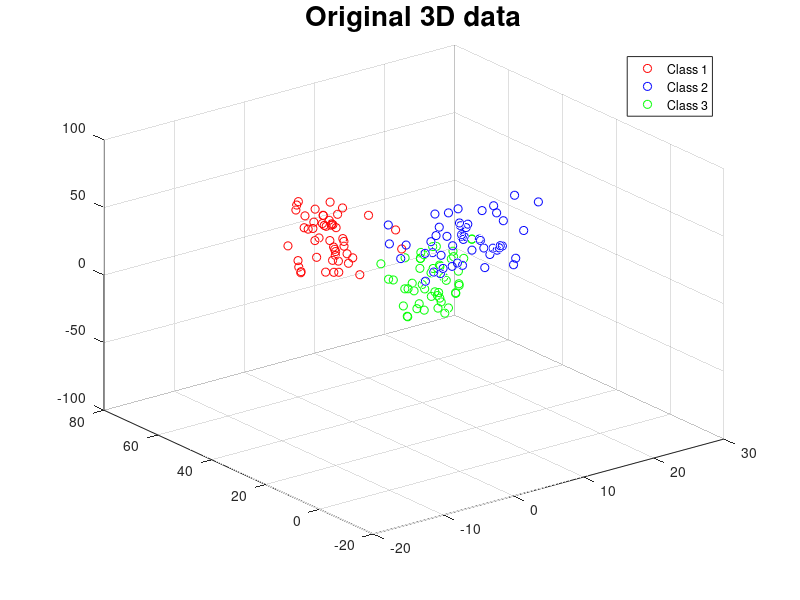

Recreate this plot in MATLAB. (Note: this script raises an error after producing the figure.)
% How much data
l = 50;

% Data for the first class
x1 = 2*randn(1, l);
y1 = 50 + 5*randn(1, l);
z1 = 1:l;

% Data for the second class
x2 = 5*randn(1, l);
y2 = -4 + 2*randn(1, l);
z2 = 2*l:-1:l+1;

% Data for the third class
x3 = 15 + 3*randn(1, l);
y3 = 50 + 2*randn(1, l);
z3 = -l:-1;

% Create the data matrix in this way
A = [x1 x2 x3];
B = [y1 y2 y3];
C = [z1 z2 z3];
X = [A; B; C];

% Create class ID, indexing from zero
y = [0*ones(1, l), 1*ones(1, l), 2*ones(1, l)];

% How many dimensions
c = 2;

% Plot original data
close all
scatter3(x1, y1, z1, 'r')
hold on
scatter3(x2, y2, z2, 'b')
hold on
scatter3(x3, y3, z3, 'g')
title('Original 3D data', 'FontSize', 20)
legend('Class 1', 'Class 2', 'Class 3')

% Do LDA for 2D
[P, W] = lda(X, y, c);

% Plot 2D were P is a c x l matrix
figure
scatter(P(1, 1:l), P(2,1:l), 'r')
hold on
scatter(P(1,l+1:2*l), P(2, l+1:2*l), 'b')
hold on
scatter(P(1, 2*l+1:3*l), P(2, 2*l+1:3*l), 'g')
grid on
title('Dimension reduction 2D data', 'FontSize', 20)
legend('Class 1', 'Class 2', 'Class 3')

% How many dimensions
c = 1;

% Do LDA for 1D
[P, W] = lda(X, y, c);

% Plot 1D were P is a c x l matrix
figure
scatter(P(1, 1:l), 0*P(1, 1:l), 'r')
hold on
scatter(P(1, l+1:2*l), 0*P(1, l+1:2*l), 'b')
hold on
scatter(P(1, 2*l+1:3*l), 0*P(1, 2*l+1:3*l), 'g')
grid on
title('Dimension reduction 1D data', 'FontSize', 20)
legend('Class 1', 'Class 2', 'Class 3')
